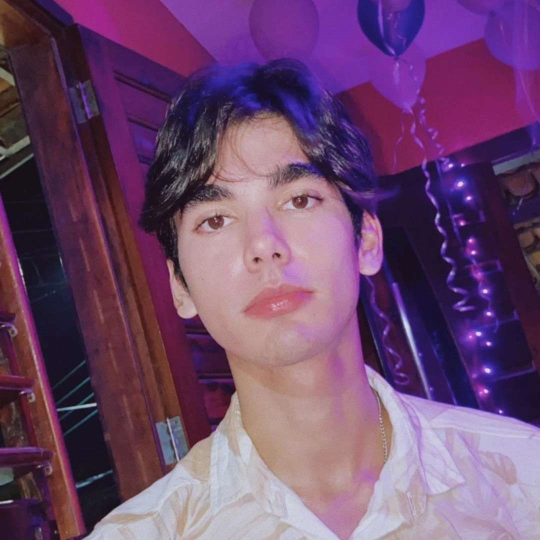
#> input picture fotos/alison.jpg, 1080 x 1080 px (shown at 1/2 size)
$ python scriptTER.py --image fotos/alison.jpg
#> lines starting #> are read from the running program, lines starting #| are printed output that depends on the picture
"""
Script para enviar imagem 96x96 RGB para ESP32-S3 via USB
"""
import serial
import numpy as np
import struct
import argparse
import time

def create_test_image():
    """Cria uma imagem de teste 96x96x3"""
    img = np.random.randint(0, 256, (96, 96, 3), dtype=np.uint8)
    # Opcional: criar padrão específico
    # img[:32, :, 0] = 255  # Metade superior vermelha
    # img[32:, :, 2] = 255  # Metade inferior azul
    return img

def send_image(port, baudrate, image):
    """Envia imagem para ESP32 e recebe resultado"""
    try:
        ser = serial.Serial(port, baudrate, timeout=5)
        time.sleep(2)  # Aguarda ESP inicializar

        print(f"Conectado em {port}")
        print(f"Tamanho da imagem: {image.shape}")

        # Envia cabeçalho com dimensões
        header = struct.pack('<HHB', 96, 96, 3)  # width, height, channels
        ser.write(header)

        # Envia dados da imagem
        img_bytes = image.tobytes()
        total_bytes = len(img_bytes)
        print(f"Enviando {total_bytes} bytes...")

        chunk_size = 1024
        for i in range(0, total_bytes, chunk_size):
            chunk = img_bytes[i:i+chunk_size]
            ser.write(chunk)
            print(f"Enviado: {i+len(chunk)}/{total_bytes} bytes", end='\r')

        print(f"\nImagem enviada com sucesso!")

# --- BLOCO NOVO: Leitura Inteligente ---
        print("Aguardando classificação (ignorando logs do sistema)...")

        start_time = time.time()
        while (time.time() - start_time) < 20:  # Tenta ler por até 5 segundos
            line = ser.readline().decode('utf-8').strip()

            if not line:
                continue

            # Se for log de sistema (começa com "I ("), apenas mostra mas continua esperando
            if line.startswith("I (") or "Cabeçalho" in line:
                print(f"[Log do ESP]: {line}")
                continue

            # Se chegamos aqui, provavelmente é a resposta real!
            print(f"\n--- Resultado da ESP32 ---")
            print(f"Classificação: {line}")
            print(f"-------------------------")
            break
        # ---------------------------------------

        ser.close()

    except serial.SerialException as e:
        print(f"Erro de comunicação serial: {e}")
    except Exception as e:
        print(f"Erro: {e}")

def load_image(image_path):
    """Carrega e redimensiona imagem para 96x96"""
#> called with image_path = 'fotos/alison.jpg'
    try:
        from PIL import Image
        print(f"Carregando imagem: {image_path}")
        img = Image.open(image_path)
#> img is the input picture: PIL image 1080x1080 RGB; mean R, G, B 110.5, 73.1, 109.6
        print(f"Tamanho original: {img.size}, Modo: {img.mode}")
#| Tamanho original: (1080, 1080), Modo: RGB

        # Redimensiona para 96x96 e converte para RGB
        img = img.resize((96, 96), Image.Resampling.LANCZOS).convert('RGB')
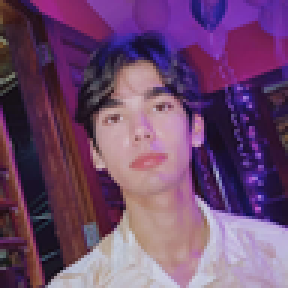
#> img: PIL image 96x96 RGB (shown 3 times larger); mean R, G, B 110.5, 73.1, 109.6
        image = np.array(img)
        print(f"Imagem processada: {image.shape}")
#| Imagem processada: (96, 96, 3)
        return image

    except ImportError:
        print("ERRO: PIL/Pillow não está instalado!")
        print("Instale com: pip install pillow")
        return None
    except FileNotFoundError:
        print(f"ERRO: Arquivo '{image_path}' não encontrado!")
        return None
    except Exception as e:
        print(f"ERRO ao carregar imagem: {e}")
        return None

def main():
    parser = argparse.ArgumentParser(
        description='Envia imagem 96x96 para ESP32-S3',
        formatter_class=argparse.RawDescriptionHelpFormatter,
        epilog="""
Exemplos:
  %(prog)s -p /dev/ttyUSB0 -i foto.jpg
  %(prog)s -p COM3 -i C:\\Users\\foto.png
  %(prog)s -p /dev/ttyUSB0  (usa imagem de teste aleatória)
        """)

    parser.add_argument('-p', '--port', default='/dev/ttyUSB0',
                       help='Porta serial (ex: /dev/ttyUSB0 ou COM3)')
    parser.add_argument('-b', '--baudrate', type=int, default=115200,
                       help='Baudrate (padrão: 115200)')
    parser.add_argument('-i', '--image',
                       help='Caminho para imagem (JPG, PNG, etc.)')

    args = parser.parse_args()

    if args.image:
        image = load_image(args.image)
        if image is None:
            print("\nUsando imagem de teste aleatória como fallback.")
            image = create_test_image()
    else:
        print("Nenhuma imagem especificada. Gerando imagem de teste aleatória.")
        image = create_test_image()

    send_image(args.port, args.baudrate, image)
#| Tamanho da imagem: (96, 96, 3)
#> in send_image, `total_bytes = len(img_bytes)`: total_bytes = 27648
#> (printed output is left out)
#> the loop in send_image, `for i in range(0, total_bytes, chunk_size):` made 27 passes
#| Enviado: 1024/27648 bytes
#| Enviado: 2048/27648 bytes
#| Enviado: 3072/27648 bytes
#| Enviado: 4096/27648 bytes
#| Enviado: 5120/27648 bytes
#| Enviado: 6144/27648 bytes
#| Enviado: 7168/27648 bytes
#| Enviado: 8192/27648 bytes
#> (further printed lines are left out)

if __name__ == '__main__':
    main()
